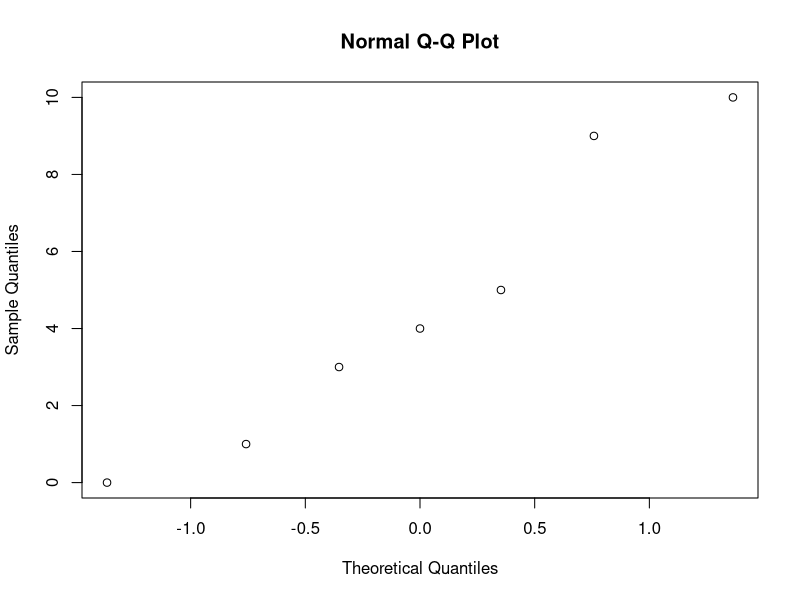
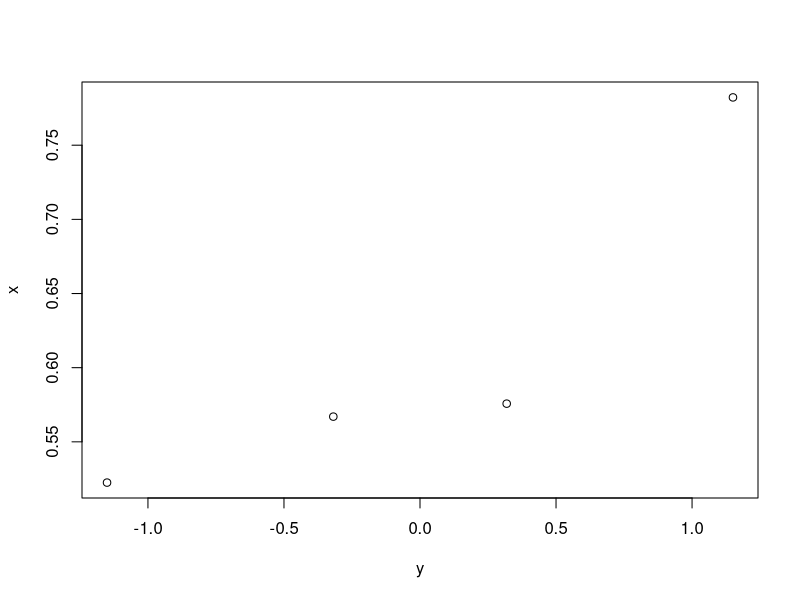
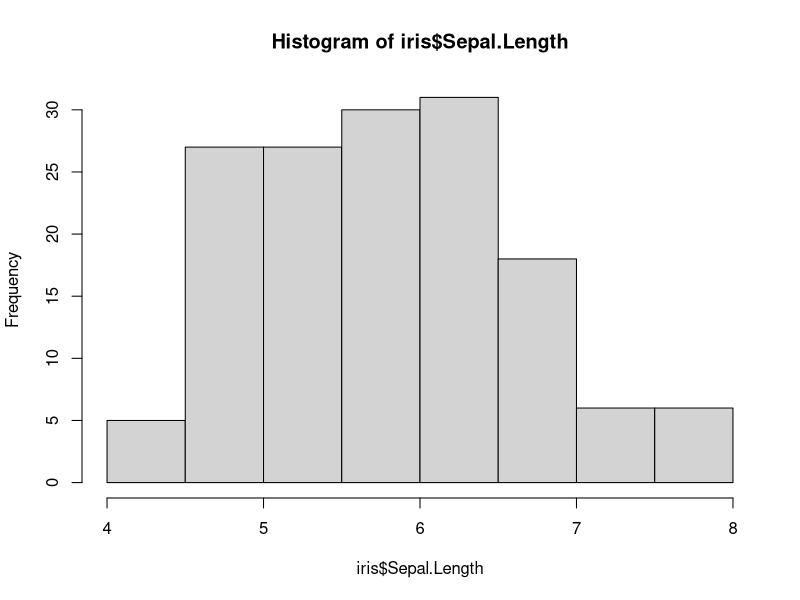
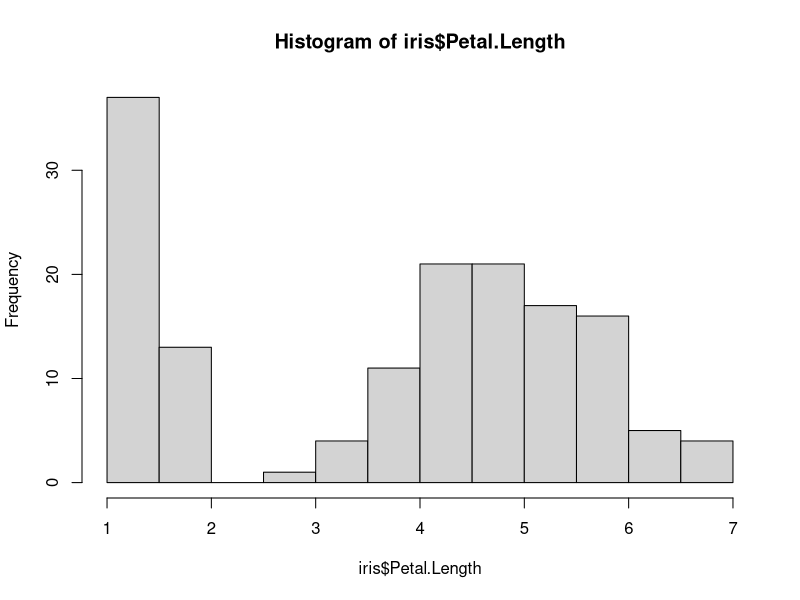
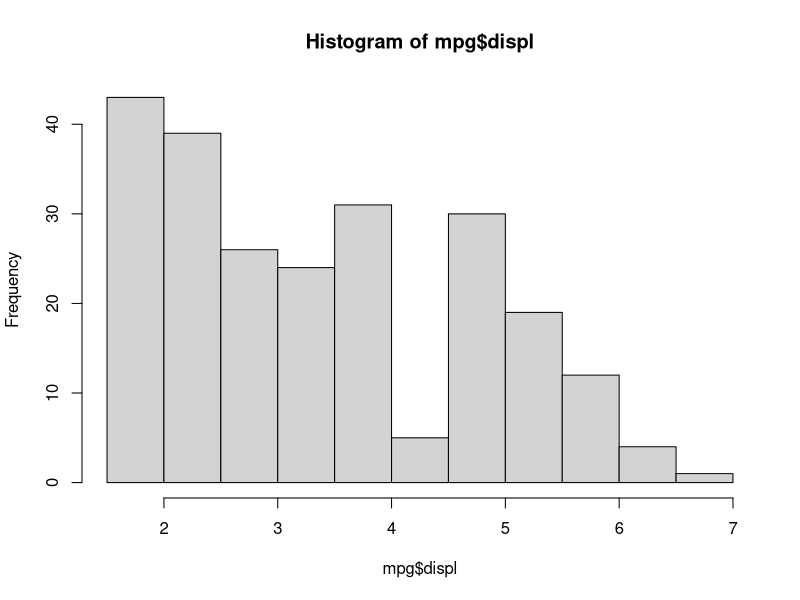
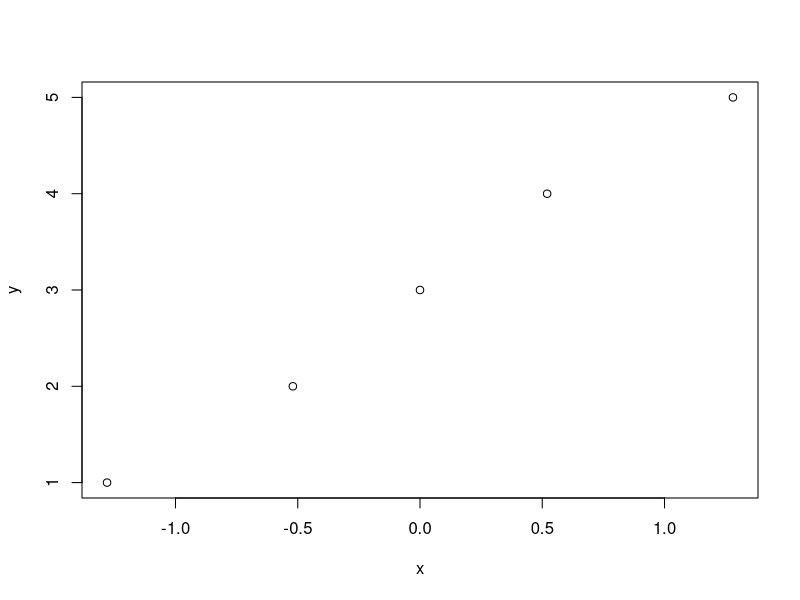
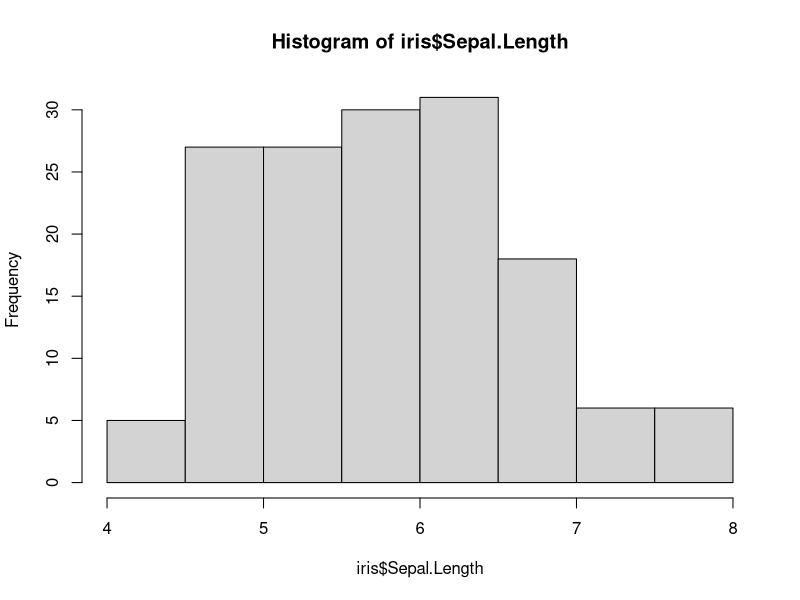
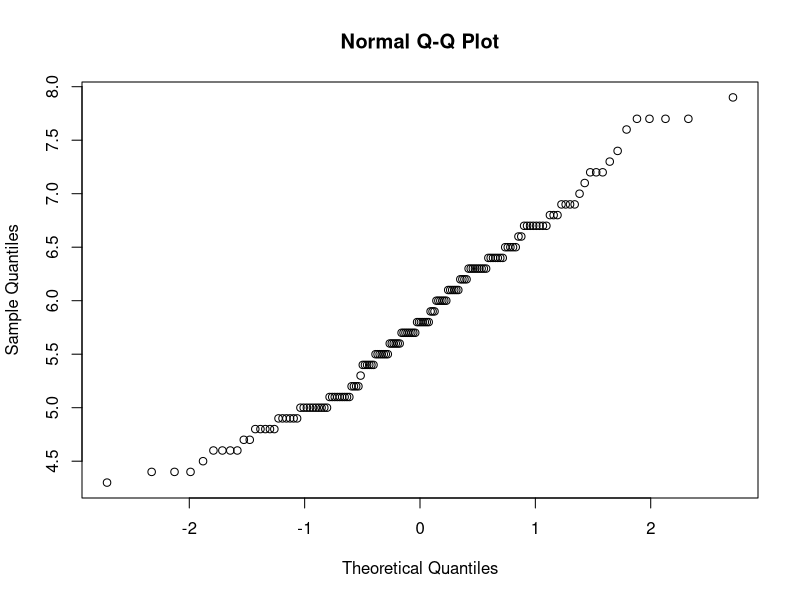

Here is the R script that generated these plots, in order: (Note: this script raises an error after producing the figures.)
## ---- chunk 1

#---------- RSTUDIO STARTER V 2.0  --------------#
#                    -Prepared with care by  AM ;D
                
                                                                          
knitr::opts_chunk$set(echo = TRUE, 
                      message = FALSE, 
                      warning = FALSE)      
library(tidyverse)                
library(ggthemes)                    

theme_set(theme_tufte() +                                     
  theme(text=element_text(family="sans")))  

#------------------------------------------------#
## ---- chunk 2
2+2
## ---- chunk 3
View(iris)
## ---- chunk 4
74 - 1.5*(79-74)
## ---- chunk 5
79 + 1.5*5
## ---- chunk 6
25*24*23
## ---- chunk 7
choose(25,3)
## ---- chunk 8
choose(13,1)*choose(12,1)*choose(4,1)
## ---- chunk 9
.16/.32
## ---- chunk 10
.02*.95 + .98*.1
## ---- chunk 11
.02*.95/(.02*.95 + .98*.1)
## ---- chunk 12
52/100*13/100
## ---- chunk 13
13/52*13/52
## ---- chunk 14
13/52*12/51
## ---- chunk 15
.51*2200
## ---- chunk 16
1122/2200 * 1122/2200
## ---- chunk 17
1122/2200 * 1121/2199
## ---- chunk 18
1*162+2*127
## ---- chunk 19
1^2*14^2 + 2^2*22^2
## ---- chunk 20
sqrt(2132)
## ---- chunk 21
.3*.2 + .2*.7 + .5*.4
## ---- chunk 22
.3*.2/( .3*.2 + .2*.7 + .5*.4 )
## ---- chunk 23
(5/6)^10
## ---- chunk 24
1-(5/6)^10
## ---- chunk 25
.84^5
## ---- chunk 26
1-.84^5
## ---- chunk 27
log(.001)
## ---- chunk 28
choose(10,3)*.16^3*.84^7
## ---- chunk 29
dbinom(3,10,.16)
## ---- chunk 30
pbinom(5, 10, .16)
## ---- chunk 31
1 - pbinom(2, 10, .16)
## ---- chunk 32
exp(-8)*8^10/factorial(10) 
## ---- chunk 33
dpois(10, 8)
## ---- chunk 34
dpois(15, 12)
## ---- chunk 35
1 - ppois(19, 8)
## ---- chunk 36
dbinom(6,8,.77)+dbinom(7,8,.77) + dbinom(8,8,.77)
## ---- chunk 37
1-pbinom(5,8,.77)
## ---- chunk 38
8*.77
## ---- chunk 39
dpois(1,5/140)
## ---- chunk 40
1-dpois(0,50/140)
## ---- chunk 41
1-ppois(2,50/140)
## ---- chunk 42
1-dpois(2,50/140)-dpois(1,50/140) - dpois(0, 50/140)
## ---- chunk 43
pnorm(70, 69, 2.7)
## ---- chunk 44
1-  pnorm(10,8.46, .913)
## ---- chunk 45
pnorm(10,8.46,.913) - pnorm(8, 8.46, .913)
## ---- chunk 46
qnorm(.01, 8.46, .913)
## ---- chunk 47
8.46 - 6.34
## ---- chunk 48
8.46+2.12
## ---- chunk 49
pnorm(10.58, 8.46, .913) - pnorm(6.34, 8.46, .913)
## ---- chunk 50
qnorm(.25, 8.46, .913)
## ---- chunk 51
qnorm(.75, 8.46, .913)
## ---- chunk 52
(10 - 8.46)/.913
## ---- chunk 53
1- pnorm(1.687, 0, 1)
## ---- chunk 54
qnorm(.95)
## ---- chunk 55
qnorm(.05, 0, 1)
## ---- chunk 56
qnorm(.9,0,1)
## ---- chunk 57
.524*100
## ---- chunk 58
sqrt(100*.524*(1-.524))
## ---- chunk 59
1-pnorm(55, 52.4, 4.994)
## ---- chunk 60
1-pbinom(54, 100, .524)
## ---- chunk 61
1-pnorm(54.5, 52.4, 4.994)
## ---- chunk 62
100*.524
## ---- chunk 63
100*(1-.524)
## ---- chunk 64
1-pexp(2, .3)
## ---- chunk 65
1-ppois(1, .3)
## ---- chunk 66
12/115
## ---- chunk 67
25/115*30/115
## ---- chunk 68
.05*.85 + .95*.3
## ---- chunk 69
.05*.85/.3275
## ---- chunk 70
0.67*(9.41/10.37)
## ---- chunk 71
x <- c(1,2,3,4)
p <- c(.2, .4, .3, .1)

sum( (x-2.3)^2 *p )
## ---- chunk 72
1-1/exp(1)
## ---- chunk 73
93.5-25*.2
## ---- chunk 74
sum((x-2)^2*p)
## ---- chunk 75
data <- rexp(10, .5)
data
## ---- chunk 76
(1/10)*sum(data)
## ---- chunk 77
(1/10)*sum(data^2)
## ---- chunk 78
1/mean(data)
## ---- chunk 79
iris %>% group_by(Species) %>% summarize(mean(Sepal.Length))
## ---- chunk 80
mean(replicate(10, 1/mean(rexp(10,.5))))
## ---- chunk 81
1-.75^5
## ---- chunk 82
1-pnorm(65, 64, 2.4)
## ---- chunk 83
1-pnorm(65, 64, 2.4/sqrt(10))
## ---- chunk 84
1-pnorm(65, 64, 2.4/sqrt(50))
## ---- chunk 85
2.4/sqrt(50)
## ---- chunk 86
qnorm(.025)
## ---- chunk 87
qnorm(.975)
## ---- chunk 88
-1.96*2.4/sqrt(50)+64
## ---- chunk 89
1.96*2.4/sqrt(50)+64
## ---- chunk 90
qnorm(.01)
## ---- chunk 91
69.6 - 2.33*2.85/sqrt(50)
## ---- chunk 92
69.6 + 2.33*2.85/sqrt(50)

## ---- chunk 93
x <- c(1,2,3,4,5,6)
p <- c(1/6, 1/6, 1/6, 1/6 , 1/6, 1/6)

sqrt( sum( (x-3.5)^2*p))
## ---- chunk 94
x <- sample(1:6, 30, replace = TRUE)
## ---- chunk 95
mean(x)
## ---- chunk 96
1.96*1.71/sqrt(30)
## ---- chunk 97
3.37 - .61
## ---- chunk 98
23/234
## ---- chunk 99
1-.75^5
## ---- chunk 100
23/234
## ---- chunk 101
41/234*79/234
## ---- chunk 102
1.96*1.71/sqrt(30)
## ---- chunk 103
qnorm(.01)
## ---- chunk 104
qnorm(.99)
## ---- chunk 105
(2.33*1.71/.25)^2
## ---- chunk 106
qt(.025, 19)
## ---- chunk 107
63.9 - 2.09*2.7/sqrt(20)
## ---- chunk 108
63.9 + 2.09*2.7/sqrt(20)
## ---- chunk 109

## ---- chunk 110
qqnorm(c(0, 1, 3, 4, 5, 9, 10))
## ---- chunk 111
x <- sort(runif(4))
y <- c(qnorm(.5/4), qnorm(1.5/4), qnorm(2.5/4), qnorm(3.5/4))
plot(y,x)
qnorm(.125)
## ---- chunk 112
qt(.05, 17)
## ---- chunk 113
18.3 - 1.74*1.9/sqrt(18)
## ---- chunk 114
18.3 + 1.74*1.9/sqrt(18)
## ---- chunk 115
head(iris)
## ---- chunk 116
hist(iris$Sepal.Length)
## ---- chunk 117
hist(iris$Petal.Length)
## ---- chunk 118
head(mpg)
## ---- chunk 119
hist(mpg$displ)
## ---- chunk 120
y <- c(1,2,3,4,5)
x <- c(-1.28, -.52, 0, .52, 1.28)
plot(x,y)
## ---- chunk 121
hist(iris$Sepal.Length)
## ---- chunk 122
qqnorm(iris$Sepal.Length)
## ---- chunk 123
hist(iris$Petal.Length)
## ---- chunk 124
qqnorm(iris$Petal.Length)
## ---- chunk 125
hist(mpg$displ)
## ---- chunk 126
qqnorm(mpg$displ)
## ---- chunk 127
qnorm(.005)
## ---- chunk 128
8/24 - 2.576*sqrt(8/24*(1-8/24)/24)
## ---- chunk 129
8/24 + 2.576*sqrt(8/24*(1-8/24)/24)
## ---- chunk 130
1- pnorm(110, 109, 14/sqrt(35))
## ---- chunk 131
50*25/50
## ---- chunk 132
50*(1-25/50)
## ---- chunk 133
pnorm(25/50, .77, sqrt(.77*.23/50))
## ---- chunk 134
qnorm(.015)
## ---- chunk 135
17/100 - 2.17*sqrt(17/100*(1-17/100)/100)
## ---- chunk 136
17/100 + 2.17*sqrt(17/100*(1-17/100)/100)

## ---- chunk 137
qt(.02, 17)
## ---- chunk 138
qnorm(.025)
## ---- chunk 139
.17*.83*(1.96/.02)^2
## ---- chunk 140
.5*.5*(1.96/.02)^2

## ---- chunk 141
(2*1/.25)^2
## ---- chunk 142
qt(.025, 63)
## ---- chunk 143
(57/100 - .5)/sqrt(.5*(1-.5)/100)
## ---- chunk 144
1 - pnorm(1.4)
## ---- chunk 145
1- pnorm(57/100, .5, sqrt(.5*(1-.5)/100))
## ---- chunk 146
(20/50 - 1/6)/sqrt(1/6*(1-1/6)/50)
## ---- chunk 147
1-pnorm(4.427)
## ---- chunk 148
(64.4 - 64)/(2.53/sqrt(25))
## ---- chunk 149
1-pt(.79, 24)
## ---- chunk 150
(107.3 - 100)/(14.9/sqrt(35))
## ---- chunk 151
2*( 1 - pt(2.90, 34) )
## ---- chunk 152
2*pt(-2.90, 34)
## ---- chunk 153
1/.17
## ---- chunk 154
16/25
## ---- chunk 155
(16/25 - .5)/sqrt(.5*(1-.5)/25)
## ---- chunk 156
1-pnorm(1.4)
## ---- chunk 157
qnorm(.95)
## ---- chunk 158
1.645*sqrt(.5*(1-.5)/25) + .5
## ---- chunk 159
1-pnorm(.6645, .57, sqrt(.57*(1-.57)/25))
## ---- chunk 160
qt(.025, 15)
## ---- chunk 161
14.6 - 2.13*2.1/sqrt(16)
## ---- chunk 162
14.6 + 2.13*2.1/sqrt(16)

## ---- chunk 163
(14.6 - 15)/(2.1/sqrt(16))
## ---- chunk 164
pt(-.762, 15)
## ---- chunk 165
2*.229
## ---- chunk 166
qnorm(.95, 64, 2.4/sqrt(50))
## ---- chunk 167
(65-64)/(2.4/sqrt(50))
## ---- chunk 168
1-pnorm(2.946)
## ---- chunk 169
1-pnorm(1340, 1300, 60/sqrt(10))
## ---- chunk 170
(1340 - 1300)/(60/sqrt(10))
## ---- chunk 171
1-pnorm(2.108)
## ---- chunk 172
pnorm(.34)
## ---- chunk 173
qnorm(.83)
## ---- chunk 174
(10 + 11)/(50+70)
## ---- chunk 175
(10/50 - 11/70)/sqrt( .175*(1-.175)/50 + .175*(1-.175)/70 )
## ---- chunk 176
1-.7291
## ---- chunk 177
2*.2709
## ---- chunk 178
qt(.025)
## ---- chunk 179
(3.6^2/17 + 4.3^2/21)^2 / ( (3.6^2/17)^2/16 + (4.3^2/21)^2/20)
## ---- chunk 180
qt(.025, 35)
## ---- chunk 181
23.4 - 20.9 - 2.03*sqrt(3.6^2/17 + 4.3^2/21)
## ---- chunk 182
23.4 - 20.9 + 2.03*sqrt(3.6^2/17 + 4.3^2/21)

## ---- chunk 183
(1340 - 1300)/(60/sqrt(10))
## ---- chunk 184
qnorm(.95, 1300, 60/sqrt(10))
## ---- chunk 185
(1331.209 - 1350)/(60/sqrt(10))
## ---- chunk 186
qnorm(.95)
## ---- chunk 187
1.645*2.4/sqrt(35) + 64
## ---- chunk 188
(64.667 - 64.4)/(2.4/sqrt(35))
## ---- chunk 189
1-.7454
## ---- chunk 190
pnorm(1.5)
## ---- chunk 191
pnorm(-.4)
## ---- chunk 192
pnorm(-2)
## ---- chunk 193
pnorm(2)
## ---- chunk 194
.9772 - .0228
## ---- chunk 195
pnorm(1.29)
## ---- chunk 196
pnorm(1.49)
## ---- chunk 197
pnorm(.18)
## ---- chunk 198
50-17
## ---- chunk 199
pnorm(.95)
